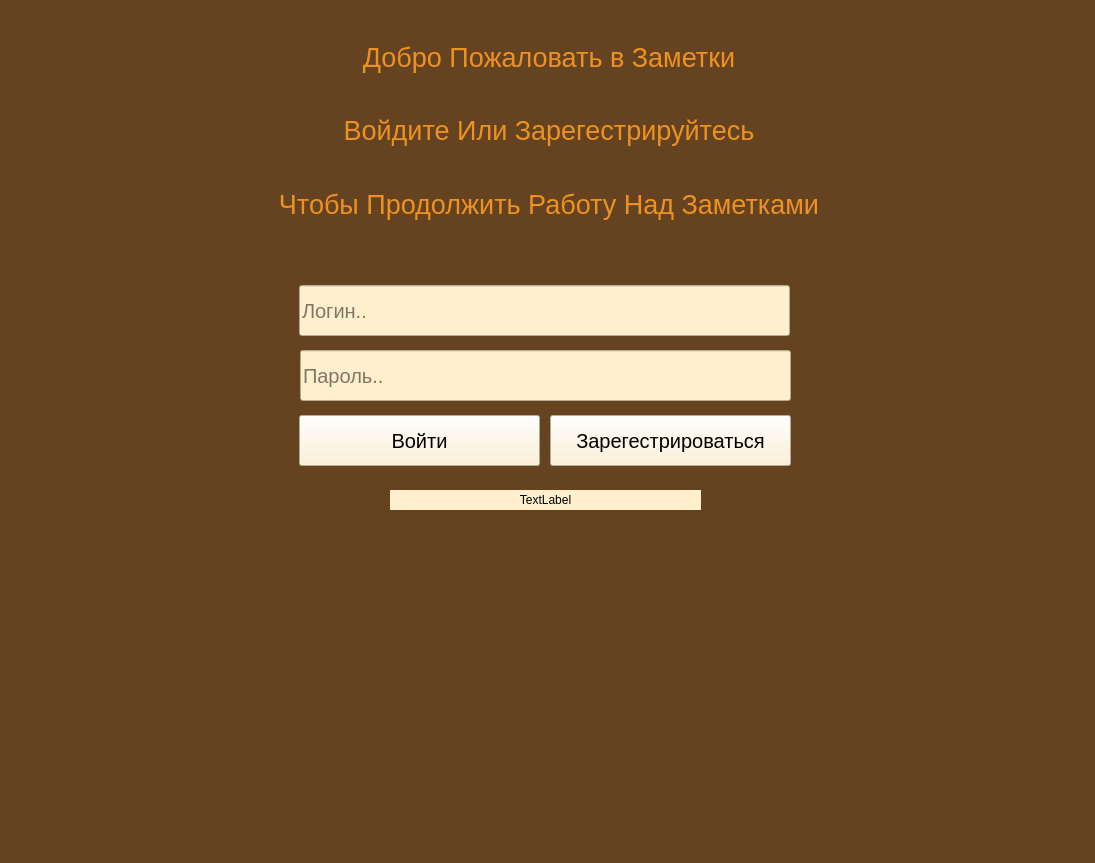
<?xml version="1.0" encoding="UTF-8"?>
<ui version="4.0">
 <class>MainWindow</class>
 <widget class="QMainWindow" name="MainWindow">
  <property name="geometry">
   <rect>
    <x>0</x>
    <y>0</y>
    <width>1095</width>
    <height>863</height>
   </rect>
  </property>
  <property name="windowTitle">
   <string>MainWindow</string>
  </property>
  <property name="styleSheet">
   <string notr="true">background-color: rgb(101, 67, 33);</string>
  </property>
  <widget class="QWidget" name="centralwidget">
   <widget class="QLineEdit" name="LogLine">
    <property name="geometry">
     <rect>
      <x>299</x>
      <y>285</y>
      <width>491</width>
      <height>51</height>
     </rect>
    </property>
    <property name="font">
     <font>
      <family>Arial</family>
      <pointsize>15</pointsize>
     </font>
    </property>
    <property name="styleSheet">
     <string notr="true">;background-color: rgb(255, 239, 205)</string>
    </property>
    <property name="placeholderText">
     <string>Логин..</string>
    </property>
   </widget>
   <widget class="QWidget" name="layoutWidget">
    <property name="geometry">
     <rect>
      <x>280</x>
      <y>30</y>
      <width>538</width>
      <height>201</height>
     </rect>
    </property>
    <layout class="QVBoxLayout" name="verticalLayout">
     <property name="spacing">
      <number>20</number>
     </property>
     <item>
      <widget class="QLabel" name="TextLabel1">
       <property name="font">
        <font>
         <family>Arial</family>
         <pointsize>20</pointsize>
         <italic>false</italic>
         <bold>false</bold>
         <kerning>true</kerning>
        </font>
       </property>
       <property name="layoutDirection">
        <enum>Qt::LayoutDirection::LeftToRight</enum>
       </property>
       <property name="autoFillBackground">
        <bool>false</bool>
       </property>
       <property name="styleSheet">
        <string notr="true">border-radius: 7px;
font: 20pt &quot;Arial&quot;; justify: left; color: rgb(237,145,33)</string>
       </property>
       <property name="text">
        <string>Добро Пожаловать в Заметки</string>
       </property>
       <property name="alignment">
        <set>Qt::AlignmentFlag::AlignCenter</set>
       </property>
      </widget>
     </item>
     <item>
      <widget class="QLabel" name="TextLabel2">
       <property name="font">
        <font>
         <family>Arial</family>
         <pointsize>20</pointsize>
         <italic>false</italic>
         <bold>false</bold>
         <kerning>true</kerning>
        </font>
       </property>
       <property name="layoutDirection">
        <enum>Qt::LayoutDirection::LeftToRight</enum>
       </property>
       <property name="autoFillBackground">
        <bool>false</bool>
       </property>
       <property name="styleSheet">
        <string notr="true">border-radius: 7px;
font: 20pt &quot;Arial&quot;; justify: left; color: rgb(237,145,33)</string>
       </property>
       <property name="text">
        <string>Войдите Или Зарегестрируйтесь</string>
       </property>
       <property name="alignment">
        <set>Qt::AlignmentFlag::AlignCenter</set>
       </property>
      </widget>
     </item>
     <item>
      <widget class="QLabel" name="TextLabel3">
       <property name="font">
        <font>
         <family>Arial</family>
         <pointsize>20</pointsize>
         <italic>false</italic>
         <bold>false</bold>
         <kerning>true</kerning>
        </font>
       </property>
       <property name="layoutDirection">
        <enum>Qt::LayoutDirection::LeftToRight</enum>
       </property>
       <property name="autoFillBackground">
        <bool>false</bool>
       </property>
       <property name="styleSheet">
        <string notr="true">border-radius: 7px;
font: 20pt &quot;Arial&quot;; justify: left; color: rgb(237,145,33)</string>
       </property>
       <property name="text">
        <string>Чтобы Продолжить Работу Над Заметками</string>
       </property>
       <property name="alignment">
        <set>Qt::AlignmentFlag::AlignCenter</set>
       </property>
      </widget>
     </item>
    </layout>
   </widget>
   <widget class="QPushButton" name="LoginButt">
    <property name="geometry">
     <rect>
      <x>299</x>
      <y>415</y>
      <width>241</width>
      <height>51</height>
     </rect>
    </property>
    <property name="font">
     <font>
      <family>Arial</family>
      <pointsize>15</pointsize>
     </font>
    </property>
    <property name="styleSheet">
     <string notr="true">;background-color: rgb(255, 239, 205)</string>
    </property>
    <property name="text">
     <string>Войти</string>
    </property>
   </widget>
   <widget class="QLineEdit" name="RegLine">
    <property name="geometry">
     <rect>
      <x>300</x>
      <y>350</y>
      <width>491</width>
      <height>51</height>
     </rect>
    </property>
    <property name="font">
     <font>
      <family>Arial</family>
      <pointsize>15</pointsize>
     </font>
    </property>
    <property name="styleSheet">
     <string notr="true">;background-color: rgb(255, 239, 205)</string>
    </property>
    <property name="placeholderText">
     <string>Пароль..</string>
    </property>
   </widget>
   <widget class="QPushButton" name="RegButt">
    <property name="geometry">
     <rect>
      <x>550</x>
      <y>415</y>
      <width>241</width>
      <height>51</height>
     </rect>
    </property>
    <property name="font">
     <font>
      <family>Arial</family>
      <pointsize>15</pointsize>
     </font>
    </property>
    <property name="styleSheet">
     <string notr="true">;background-color: rgb(255, 239, 205)</string>
    </property>
    <property name="text">
     <string>Зарегестрироваться</string>
    </property>
   </widget>
   <widget class="QLabel" name="label">
    <property name="geometry">
     <rect>
      <x>390</x>
      <y>490</y>
      <width>311</width>
      <height>20</height>
     </rect>
    </property>
    <property name="styleSheet">
     <string notr="true">;background-color: rgb(255, 239, 205)</string>
    </property>
    <property name="text">
     <string>TextLabel</string>
    </property>
    <property name="alignment">
     <set>Qt::AlignmentFlag::AlignCenter</set>
    </property>
   </widget>
  </widget>
 </widget>
 <resources/>
 <connections/>
</ui>
